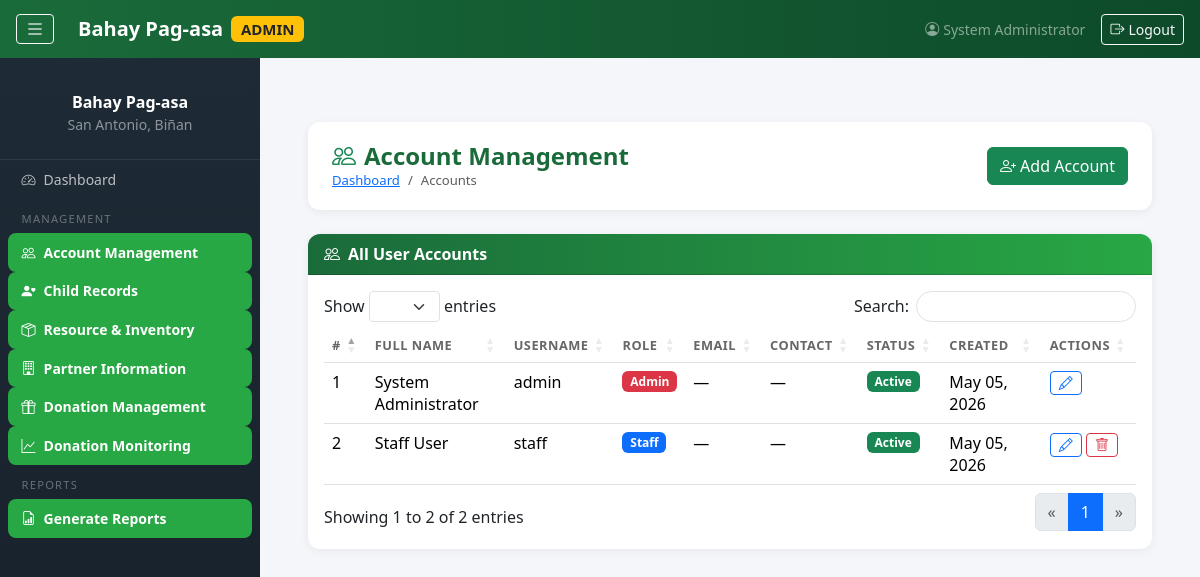
The app's page /admin/accounts/index.php (signed in) with its own data.
### tables this page shows
CREATE TABLE users (
    id          INT AUTO_INCREMENT PRIMARY KEY,
    full_name   VARCHAR(150)  NOT NULL,
    username    VARCHAR(80)   NOT NULL UNIQUE,
    password    VARCHAR(255)  NOT NULL,
    role        ENUM('admin','staff') NOT NULL DEFAULT 'staff',
    email       VARCHAR(150),
    contact     VARCHAR(30),
    status      ENUM('active','inactive') NOT NULL DEFAULT 'active',
    created_at  DATETIME DEFAULT CURRENT_TIMESTAMP,
    updated_at  DATETIME DEFAULT CURRENT_TIMESTAMP ON UPDATE CURRENT_TIMESTAMP
);

### includes/functions.php (called while the page is built, shortened)
<?php
function e($str) {
    return htmlspecialchars($str, ENT_QUOTES, 'UTF-8');
}
function fmtDate($date, $format = 'M d, Y') {
    return date($format, strtotime($date));
}

### admin/accounts/index.php (the view, shortened to what this page needs)
<?php
require_once '../../includes/functions.php';
$db = getDB();
$users = $db->query("SELECT * FROM users ORDER BY created_at DESC")->fetch_all(MYSQLI_ASSOC);
include '../../includes/header.php';
?>
<?php include '../../includes/sidebar.php'; ?>
<div class="container-fluid px-4 py-3">
    <div class="page-header">
        <div>
            <h4><i class="bi bi-people me-2 text-success"></i>Account Management</h4>
            <nav aria-label="breadcrumb">
                <ol class="breadcrumb mb-0">
                    <li class="breadcrumb-item"><a href="../dashboard.php">Dashboard</a></li>
                    <li class="breadcrumb-item active">Accounts</li>
                </ol>
            </nav>
        </div>
        <a href="add.php" class="btn btn-success">
            <i class="bi bi-person-plus me-1"></i>Add Account
        </a>
    </div>
    <div class="card">
        <div class="card-header"><i class="bi bi-people me-2"></i>All User Accounts</div>
        <div class="card-body">
            <div class="table-responsive">
                <table class="table datatable table-hover">
                    <thead><tr>
                        <th>#</th><th>Full Name</th><th>Username</th><th>Role</th>
                        <th>Email</th><th>Contact</th><th>Status</th><th>Created</th><th>Actions</th>
                    </tr></thead>
                    <tbody>
                    <?php foreach ($users as $i => $u): ?>
                    <tr>
                        <td><?= $i+1 ?></td>
                        <td><?= e($u['full_name']) ?></td>
                        <td><?= e($u['username']) ?></td>
                        <td><span class="badge bg-<?= $u['role']==='admin'?'danger':'primary' ?>"><?= ucfirst(e($u['role'])) ?></span></td>
                        <td><?= e((isset($u['email']) ? $u['email'] : '—')) ?></td>
                        <td><?= e((isset($u['contact']) ? $u['contact'] : '—')) ?></td>
                        <td><span class="badge bg-<?= $u['status']==='active'?'success':'secondary' ?>"><?= ucfirst(e($u['status'])) ?></span></td>
                        <td><?= fmtDate($u['created_at']) ?></td>
                        <td class="text-nowrap">
                            <a href="edit.php?id=<?= $u['id'] ?>" class="btn btn-sm btn-outline-primary"><i class="bi bi-pencil"></i></a>
                            <?php if ($u['id'] != $_SESSION['user_id']): ?>
                            <a href="?delete=<?= $u['id'] ?>" class="btn btn-sm btn-outline-danger"
                               data-confirm="Delete account '<?= e($u['username']) ?>'?"
                            ><i class="bi bi-trash"></i></a>
                            <?php endif; ?>
                        </td>
                    </tr>
                    <?php endforeach; ?>
                    </tbody>
                </table>
            </div>
        </div>
    </div>
</div>
<?php include '../../includes/sidebar_close.php'; ?>
<?php include '../../includes/footer.php'; ?>

### includes/header.php (shortened to what this page needs)
<html lang="en">
<head>
    <link rel="stylesheet" href="https://cdn.jsdelivr.net/npm/bootstrap@5.3.3/dist/css/bootstrap.min.css">
    <link rel="stylesheet" href="https://cdn.jsdelivr.net/npm/bootstrap-icons@1.11.3/font/bootstrap-icons.min.css">
    <link rel="stylesheet" href="https://cdn.datatables.net/1.13.8/css/dataTables.bootstrap5.min.css">
    <link rel="stylesheet" href="<?= BASE_URL ?>/assets/css/style.css">
</head>
<body>

### includes/sidebar.php (shortened to what this page needs)
<?php
$currentFile = basename($_SERVER['PHP_SELF']);
$role        = (isset($_SESSION['role']) ? $_SESSION['role'] : '');
$base        = ($role === 'admin') ? BASE_URL . '/admin' : BASE_URL . '/staff';
function navLink($href, $icon, $label, $currentFile, $checkFile) {
    $active = ($currentFile === $checkFile) ? 'active' : '';
    return "<a href=\"{$href}\" class=\"nav-link {$active}\"><i class=\"bi bi-{$icon} me-2\"></i>{$label}</a>";
}
?>
<nav class="navbar navbar-expand-lg topbar px-3 py-2">
    <button class="btn btn-sm btn-outline-light me-3" id="sidebarToggle">
        <i class="bi bi-list fs-5"></i>
    </button>
    <a class="navbar-brand text-white fw-bold d-flex align-items-center gap-2" href="#">
        <span>Bahay Pag-asa</span>
        <span class="badge bg-warning text-dark small"><?= strtoupper(e($role)) ?></span>
    </a>
    <div class="ms-auto d-flex align-items-center gap-3">
        <span class="text-white-50 small d-none d-md-inline">
            <i class="bi bi-person-circle me-1"></i><?= e((isset($_SESSION['full_name']) ? $_SESSION['full_name'] : '')) ?>
        </span>
        <a href="<?= BASE_URL ?>/logout.php" class="btn btn-sm btn-outline-light">
            <i class="bi bi-box-arrow-right me-1"></i>Logout
        </a>
    </div>
</nav>
<div class="wrapper d-flex">
    <nav class="sidebar" id="sidebar">
        <div class="sidebar-header text-center py-4">
            <div class="text-white fw-bold mt-2">Bahay Pag-asa</div>
            <div class="text-white-50 small">San Antonio, Biñan</div>
        </div>
        <ul class="nav flex-column px-2 pb-4">
        <?php if ($role === 'admin'): ?>
            <li class="nav-item">
                <?= navLink($base . '/dashboard.php', 'speedometer2', 'Dashboard', $currentFile, 'dashboard.php') ?>
            </li>
            <li class="nav-section-title">MANAGEMENT</li>
            <li class="nav-item">
                <?= navLink($base . '/accounts/index.php', 'people', 'Account Management', $currentFile, 'index.php') ?>
            </li>
            <li class="nav-item">
                <?= navLink($base . '/children/index.php', 'person-heart', 'Child Records', $currentFile, 'index.php') ?>
            </li>
            <li class="nav-item">
                <?= navLink($base . '/resources/index.php', 'box-seam', 'Resource & Inventory', $currentFile, 'index.php') ?>
            </li>
            <li class="nav-item">
                <?= navLink($base . '/partners/index.php', 'building', 'Partner Information', $currentFile, 'index.php') ?>
            </li>
            <li class="nav-item">
                <?= navLink($base . '/donations/index.php', 'gift', 'Donation Management', $currentFile, 'index.php') ?>
            </li>
            <li class="nav-item">
                <?= navLink($base . '/donation-monitoring/index.php', 'graph-up', 'Donation Monitoring', $currentFile, 'index.php') ?>
            </li>
            <li class="nav-section-title">REPORTS</li>
            <li class="nav-item">
                <?= navLink($base . '/reports/index.php', 'file-earmark-bar-graph', 'Generate Reports', $currentFile, 'index.php') ?>
            </li>
        <?php endif; ?>
        </ul>
    </nav>
    <div class="main-content flex-grow-1">

### includes/sidebar_close.php
   </div>
</div>

### includes/footer.php (shortened to what this page needs)
</body>
</html>

### assets/css/style.css (style rules this page uses)
:root { --green-dark: #1a6b3a; --green-mid: #28a745; --green-light: #d4edda; --sidebar-w: 260px; --topbar-h: 58px; }
body { font-family: 'Segoe UI', system-ui, sans-serif; background: #f4f6f9; color: #333; }
.topbar { background: linear-gradient(90deg, var(--green-dark), #0d4a2a); position: fixed; top: 0; left: 0; right: 0; z-index: 1030; height: var(--topbar-h); }
.sidebar { background: linear-gradient(180deg, #1e2a35 0%, #16202a 100%); width: var(--sidebar-w); min-height: calc(100vh - var(--topbar-h)); position: fixed; top: var(--topbar-h); left: 0; overflow-y: auto; transition: transform .25s ease; z-index: 1020; }
.sidebar-header { border-bottom: 1px solid rgba(255,255,255,.08); }
.sidebar .nav-link { color: rgba(255,255,255,.7); border-radius: 8px; padding: .55rem .85rem; font-size: .875rem; transition: background .15s, color .15s; }
.sidebar .nav-link:hover, .sidebar .nav-link.active { background: rgba(40,167,69,.25); color: #fff; }
.sidebar .nav-link.active { background: var(--green-mid); color: #fff; font-weight: 600; }
.nav-section-title { color: rgba(255,255,255,.35); font-size: .7rem; letter-spacing: 1.2px; text-transform: uppercase; padding: .8rem .85rem .3rem; }
.wrapper { padding-top: var(--topbar-h); }
.main-content { margin-left: var(--sidebar-w); padding: 1.5rem; min-height: calc(100vh - var(--topbar-h)); transition: margin-left .25s ease; }
.page-header { background: #fff; border-radius: 12px; padding: 1.25rem 1.5rem; margin-bottom: 1.5rem; display: flex; align-items: center; justify-content: space-between; box-shadow: 0 2px 8px rgba(0,0,0,.06); }
.page-header h4 { margin: 0; font-weight: 700; color: var(--green-dark); }
.page-header .breadcrumb { margin: 0; font-size: .82rem; }
.card { border: none; border-radius: 12px; box-shadow: 0 2px 10px rgba(0,0,0,.06); }
.card-header { background: linear-gradient(90deg, var(--green-dark), var(--green-mid)); color: #fff; font-weight: 600; border-radius: 12px 12px 0 0 !important; }
.table th { font-size: .8rem; text-transform: uppercase; letter-spacing: .5px; color: #666; }

### records on screen
users: full_name "System Administrator", username "admin", role "Admin", email "—", contact "—", status "Active", created_at "May 05, 2026"
users: full_name "Staff User", username "staff", role "Staff", email "—", contact "—", status "Active", created_at "May 05, 2026"

### other values on screen
$role "ADMIN"
isset($_SESSION['full_name']) ? $_SESSION['full_name'] : '' "System Administrator"
$label "Dashboard Account Management Child Records Resource & Inventory Partner Information Donation Management Donation Monitoring Generate Reports"
